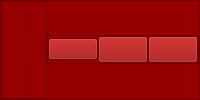
        <widget class="QFrame" name="headerFrame">
         <property name="styleSheet">
          <string notr="true">background-color: rgb(150, 0, 0);</string>
         </property>
         <property name="frameShape">
          <enum>QFrame::StyledPanel</enum>
         </property>
         <property name="frameShadow">
          <enum>QFrame::Raised</enum>
         </property>
         <layout class="QHBoxLayout" name="horizontalLayout_2">
          <property name="spacing">
           <number>0</number>
          </property>
          <property name="leftMargin">
           <number>0</number>
          </property>
          <property name="topMargin">
           <number>0</number>
          </property>
          <property name="rightMargin">
           <number>0</number>
          </property>
          <property name="bottomMargin">
           <number>0</number>
          </property>
          <item>
           <widget class="QFrame" name="fileOutFrame">
            <property name="maximumSize">
             <size>
              <width>16777215</width>
              <height>16777215</height>
             </size>
            </property>
            <property name="frameShape">
             <enum>QFrame::StyledPanel</enum>
            </property>
            <property name="frameShadow">
             <enum>QFrame::Raised</enum>
            </property>
           </widget>
          </item>
          <item alignment="Qt::AlignRight|Qt::AlignVCenter">
           <widget class="QFrame" name="windowFrame">
            <property name="sizePolicy">
             <sizepolicy hsizetype="Preferred" vsizetype="Preferred">
              <horstretch>0</horstretch>
              <verstretch>0</verstretch>
             </sizepolicy>
            </property>
            <property name="styleSheet">
             <string notr="true">QPushButton#maximizeButton:hover{
background-color: rgb(95,0,0)
}
QPushButton#minimizeButton:hover{
background-color: rgb(95,0,0)
}
QPushButton#closeButton:hover{
background-color: rgb(60,0,0);
background-color: rgb(255, 0, 0);
}</string>
            </property>
            <property name="frameShape">
             <enum>QFrame::StyledPanel</enum>
            </property>
            <property name="frameShadow">
             <enum>QFrame::Raised</enum>
            </property>
            <layout class="QHBoxLayout" name="horizontalLayout_4">
             <property name="spacing">
              <number>0</number>
             </property>
             <property name="leftMargin">
              <number>0</number>
             </property>
             <property name="topMargin">
              <number>0</number>
             </property>
             <property name="rightMargin">
              <number>0</number>
             </property>
             <property name="bottomMargin">
              <number>0</number>
             </property>
             <item>
              <widget class="QPushButton" name="minimizeButton">
               <property name="minimumSize">
                <size>
                 <width>50</width>
                 <height>0</height>
                </size>
               </property>
               <property name="maximumSize">
                <size>
                 <width>50</width>
                 <height>16777215</height>
                </size>
               </property>
               <property name="text">
                <string/>
               </property>
               <property name="icon">
                <iconset resource="resources.qrc">
                 <normaloff>:/Icons/iconsWhiteSize40/minus.svg</normaloff>:/Icons/iconsWhiteSize40/minus.svg</iconset>
               </property>
               <property name="iconSize">
                <size>
                 <width>25</width>
                 <height>45</height>
                </size>
               </property>
              </widget>
             </item>
             <item>
              <widget class="QPushButton" name="maximizeButton">
               <property name="sizePolicy">
                <sizepolicy hsizetype="Minimum" vsizetype="Fixed">
                 <horstretch>0</horstretch>
                 <verstretch>0</verstretch>
                </sizepolicy>
               </property>
               <property name="minimumSize">
                <size>
                 <width>50</width>
                 <height>0</height>
                </size>
               </property>
               <property name="maximumSize">
                <size>
                 <width>50</width>
                 <height>16777215</height>
                </size>
               </property>
               <property name="baseSize">
                <size>
                 <width>0</width>
                 <height>0</height>
                </size>
               </property>
               <property name="font">
                <font>
                 <pointsize>12</pointsize>
                 <bold>true</bold>
                </font>
               </property>
               <property name="text">
                <string/>
               </property>
               <property name="icon">
                <iconset resource="resources.qrc">
                 <normaloff>:/Icons/iconsWhiteSize40/maximize.svg</normaloff>:/Icons/iconsWhiteSize40/maximize.svg</iconset>
               </property>
               <property name="iconSize">
                <size>
                 <width>25</width>
                 <height>45</height>
                </size>
               </property>
              </widget>
             </item>
             <item>
              <widget class="QPushButton" name="closeButton">
               <property name="minimumSize">
                <size>
                 <width>50</width>
                 <height>0</height>
                </size>
               </property>
               <property name="maximumSize">
                <size>
                 <width>50</width>
                 <height>16777215</height>
                </size>
               </property>
               <property name="font">
                <font>
                 <pointsize>12</pointsize>
                </font>
               </property>
               <property name="text">
                <string/>
               </property>
               <property name="icon">
                <iconset resource="resources.qrc">
                 <normaloff>:/Icons/iconsWhiteSize40/x-circle.svg</normaloff>:/Icons/iconsWhiteSize40/x-circle.svg</iconset>
               </property>
               <property name="iconSize">
                <size>
                 <width>25</width>
                 <height>45</height>
                </size>
               </property>
              </widget>
             </item>
            </layout>
           </widget>
          </item>
         </layout>
        </widget>
